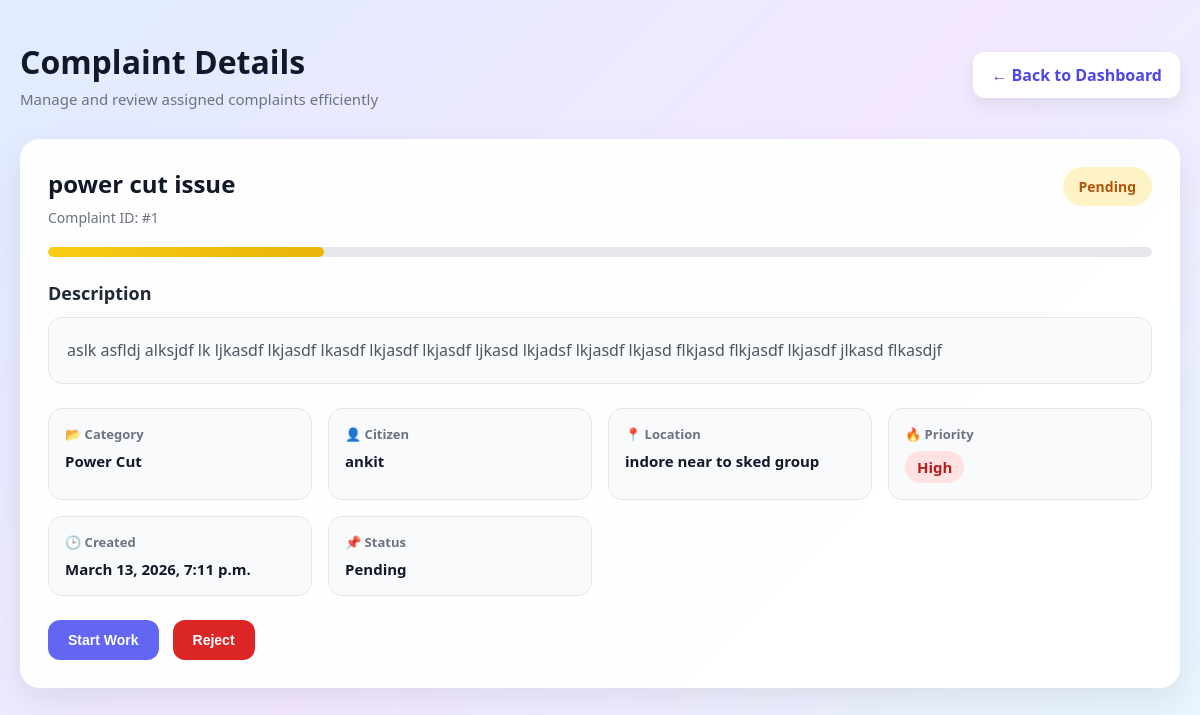
The page /complaint/view_complaint_officer (signed in) on the database as committed earlier.
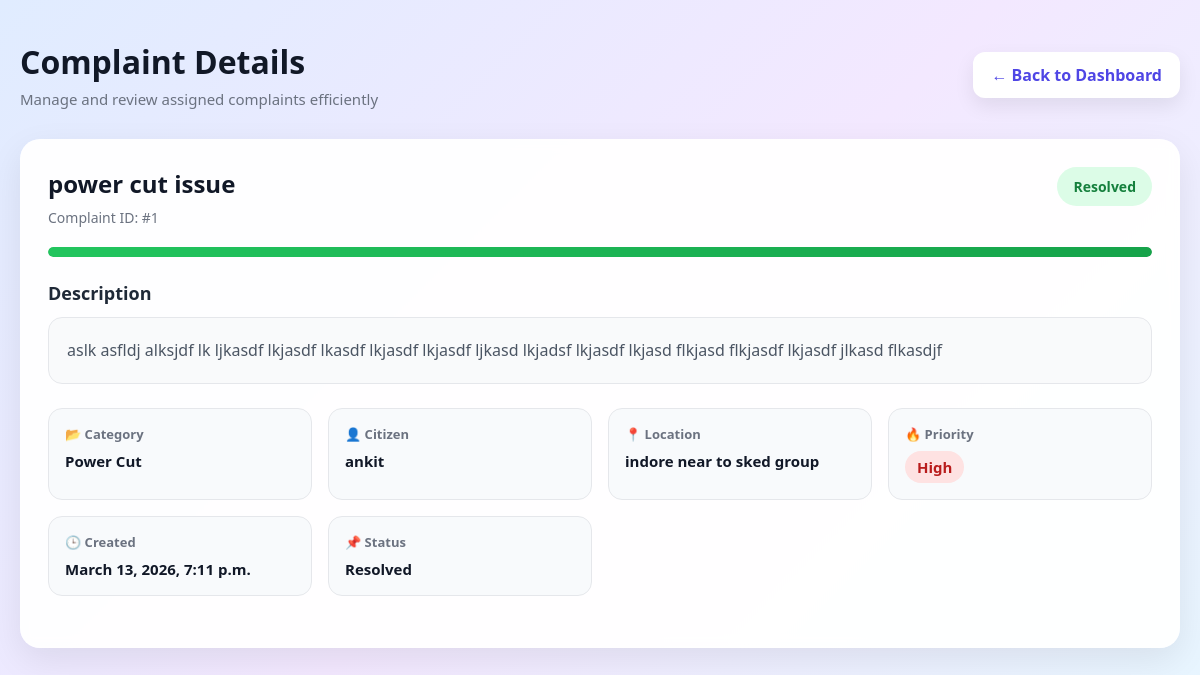
The same page on the database as committed later.
### COMPLAINT/models.py (models this page shows, shortened)
class Complaint(models.Model):
    STATUS_CHOICES = [
        ('pending', 'Pending'),
        ('resolved', 'Resolved'),
        ('in_progress', 'In Progress'),
        ('invalid', 'Invalid'),
    ]
    PRIORITY_CHOICES = [
        ('low', 'Low'),
        ('medium', 'Medium'),
        ('high', 'High'),
    ]
    user = models.ForeignKey(
        'ACCOUNT.UserModel',
        related_name='complaints',
        on_delete=models.CASCADE
    )
    assigned_officer = models.ForeignKey(
        'ACCOUNT.Officer',
        on_delete=models.SET_NULL,
        null=True,
        blank=True,
        related_name='assigned_complaints'
    )
    category = models.ForeignKey(
        'DEPARTMENT.Category',
        on_delete=models.PROTECT,
        related_name='complaints'
    )
    title = models.CharField(max_length=100)
    description = models.TextField()
    location_address = models.CharField(max_length=100)
    latitude = models.FloatField()
    longitude = models.FloatField()
    status = models.CharField(
        max_length=20,
        choices=STATUS_CHOICES,
        default='pending'
    )
    priority = models.CharField(
        max_length=10,
        choices=PRIORITY_CHOICES,
        default='medium'
    )
    created_at = models.DateTimeField(auto_now_add=True)
    updated_at = models.DateTimeField(auto_now=True)

### DEPARTMENT/models.py (models this page shows, shortened)
class Category(models.Model):
    CATEGORY_CHOICES = [
        ("Water Leakage", "Water Leakage"),
        ("No Water Supply", "No Water Supply"),
        ("Pothole Issue", "Pothole Issue"),
        ("Broken Road", "Broken Road"),
        ("Power Cut", "Power Cut"),
        ("Street Light Not Working", "Street Light Not Working"),
        ("Garbage Issue", "Garbage Issue"),
        ("Drain Blockage", "Drain Blockage"),
    ]
    category_name = models.CharField(
        max_length=100,
        choices=CATEGORY_CHOICES
    )
    description = models.TextField(
        validators=[
            MinLengthValidator(5, message="Description must be at least 5 characters long.")
        ]
    )
    is_active = models.BooleanField(default=True)
    department = models.ForeignKey(
        Department,
        on_delete=models.CASCADE,
        related_name="categories"
    )
    created_at = models.DateTimeField(auto_now_add=True)

### ACCOUNT/models.py (models this page shows, shortened)
class UserModel(AbstractUser):
    ROLE_CHOICES = (
        ('citizen','Citizen'),
        ('officer','Officer'),
        ('admin','Admin')
    )
    role = models.CharField(max_length=10,choices=ROLE_CHOICES,default="citizen")
    address = models.CharField(max_length=1000,blank=True,null=True)
    mobile_number = models.CharField(max_length=15, unique=True)
    is_email_verified = models.BooleanField(default=False)
    is_mobile_verified = models.BooleanField(default=False)
    email_otp = models.CharField(max_length=6,null=True,blank=True)
    mobile_otp = models.CharField(max_length=6,null=True,blank=True)
    otp_created_at = models.DateTimeField(null=True,blank=True)
    profile_picture = CloudinaryField('profile_picture',blank=True,null=True)
    class Meta:
        verbose_name = "UserModel"

### COMPLAINT/views.py (the view)
# urls.py: path("view_complaint_officer",views.view_complaint_officer,name="view_complaint_officer"),
@login_required(login_url="login")
def view_complaint_officer(request):
    if request.user.role != "officer":
        messages.error(request, "You are not authorized to view this page.")
        return redirect("home")
    try:
        officer = Officer.objects.get(user_id=request.user)
    except Officer.DoesNotExist:
        messages.error(request, "Officer profile not found.")
        return redirect("home")
    complaints = Complaint.objects.filter(
        assigned_officer=officer
    ).order_by("-created_at")
    return render(
        request,
        "complaint/view_complaints.html",
        {"complaints": complaints}
    )

### templates/complaint/view_complaints.html (shortened to what the changed rows need)
<!DOCTYPE html>
{% load static %}
<html lang="en">
<head>
    <link rel="stylesheet" href="{% static 'complaint/css/view_complaints.css' %}">
</head>
<body>
    <div class="page-wrapper">
        <div class="container">
            <div class="top-bar">
                <div>
                    <h2 class="page-title">Complaint Details</h2>
                </div>
            </div>
            {% if complaints %}
            {% for complaint in complaints %}
            <div class="complaint-card">
                <div class="card-header">
                    <div class="title-section">
                        <h3>{{ complaint.title }}</h3>
                        <p class="complaint-id">Complaint ID: #{{ complaint.id }}</p>
                    </div>
                    <span class="status-badge {{ complaint.status|lower }}">
                        {{ complaint.get_status_display }}
                    </span>
                </div>
                <div class="progress-section">
                    <div class="progress-line">
                        <div class="progress-fill
                            {% if complaint.status == 'pending' %}pending-fill
                            {% elif complaint.status == 'in_progress' %}progress-fill
                            {% elif complaint.status == 'resolved' %}resolved-fill
                            {% elif complaint.status == 'invalid'%}invalid-fill
                            {% else %}pending-fill{% endif %}">
                        </div>
                    </div>
                </div>
                <div class="description-box">
                    <h4>Description</h4>
                    <p class="description">{{ complaint.description }}</p>
                </div>
                <div class="details-grid">
                    <div class="detail-item">
                        <span class="label">📂 Category</span>
                        <span class="value">{{ complaint.category.category_name }}</span>
                    </div>
                    <div class="detail-item">
                        <span class="label">👤 Citizen</span>
                        <span class="value">{{ complaint.user.username }}</span>
                    </div>
                    <div class="detail-item">
                        <span class="label">📍 Location</span>
                        <span class="value">{{ complaint.location_address }}</span>
                    </div>
                    <div class="detail-item">
                        <span class="label">🔥 Priority</span>
                        <span class="value priority {{ complaint.priority|lower }}">
                            {{ complaint.priority|title }}
                        </span>
                    </div>
                    <div class="detail-item">
                        <span class="label">🕒 Created</span>
                        <span class="value">{{ complaint.created_at }}</span>
                    </div>
                    <div class="detail-item">
                        <span class="label">📌 Status</span>
                        <span class="value">{{ complaint.get_status_display }}</span>
                    </div>
                </div>
                <div class="actions">
                    {% if complaint.status == "pending" %}
                    <form method="post" action="{% url 'start_complaint_work' complaint.id %}">
                        <button type="submit" class="btn start">Start Work</button>
                    </form>
                    {% endif %}
                    {% if complaint.status != "resolved"  and complaint.status != "invalid"%}
                        <form method="post" action="{% url 'reject_complaint_work' complaint.id %}">
                          <button class="btn reject">Reject</button>
                        </form>
                    {% endif %}
                </div>
            </div>
            {% endfor %}
            {% else %}
            <div class="no-data-box">
                <h3>No complaints assigned yet 🚫</h3>
                <p>There are currently no complaints assigned to you.</p>
            </div>
            {% endif %}
        </div>
    </div>
</body>
</html>

Rows that differ between the two databases and show on the page:
changed Complaint "power cut issue": status "Pending" → "Resolved"; no longer shows "Start Work Reject"
